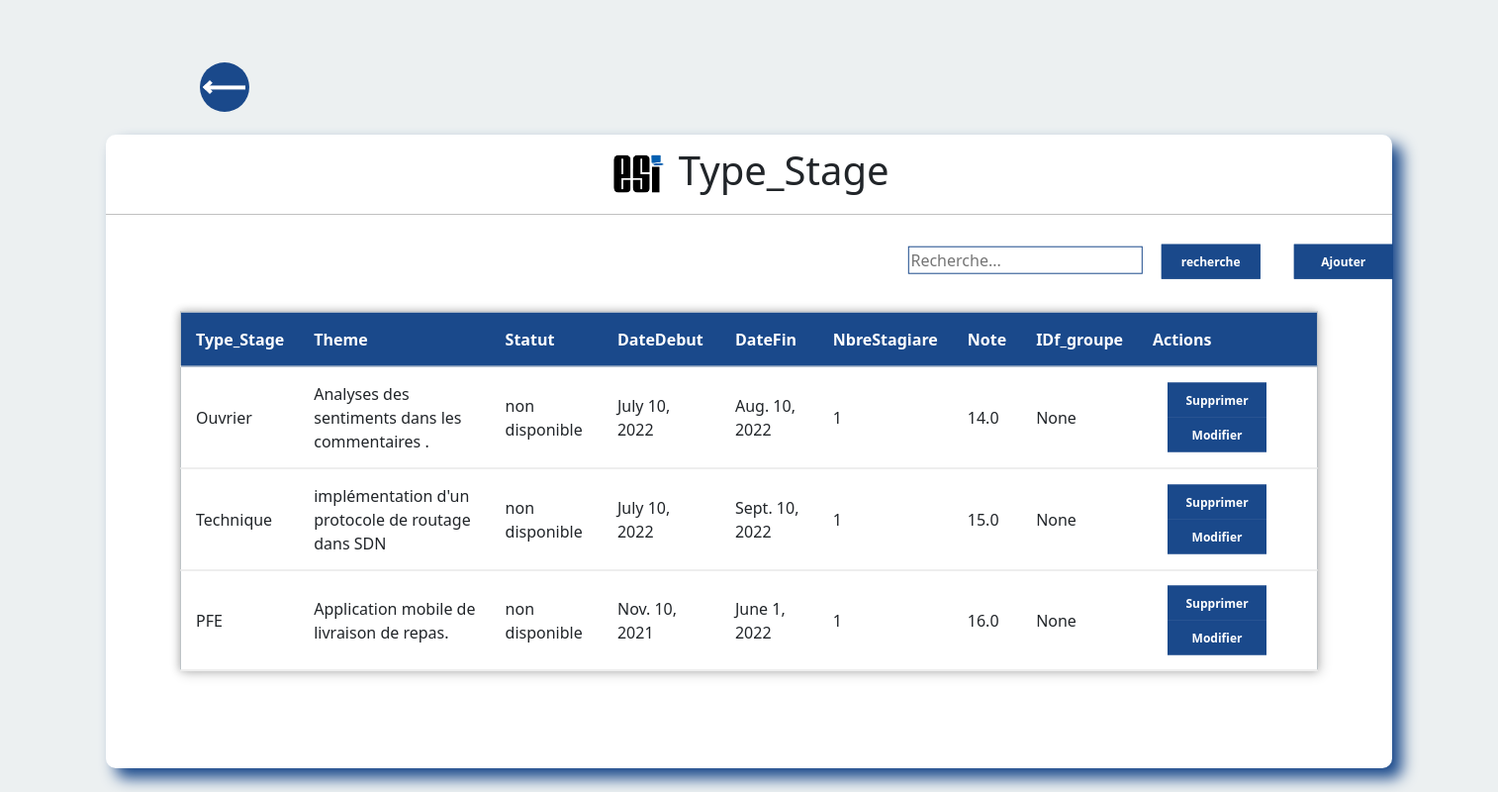
The app's page /GT/, older data.
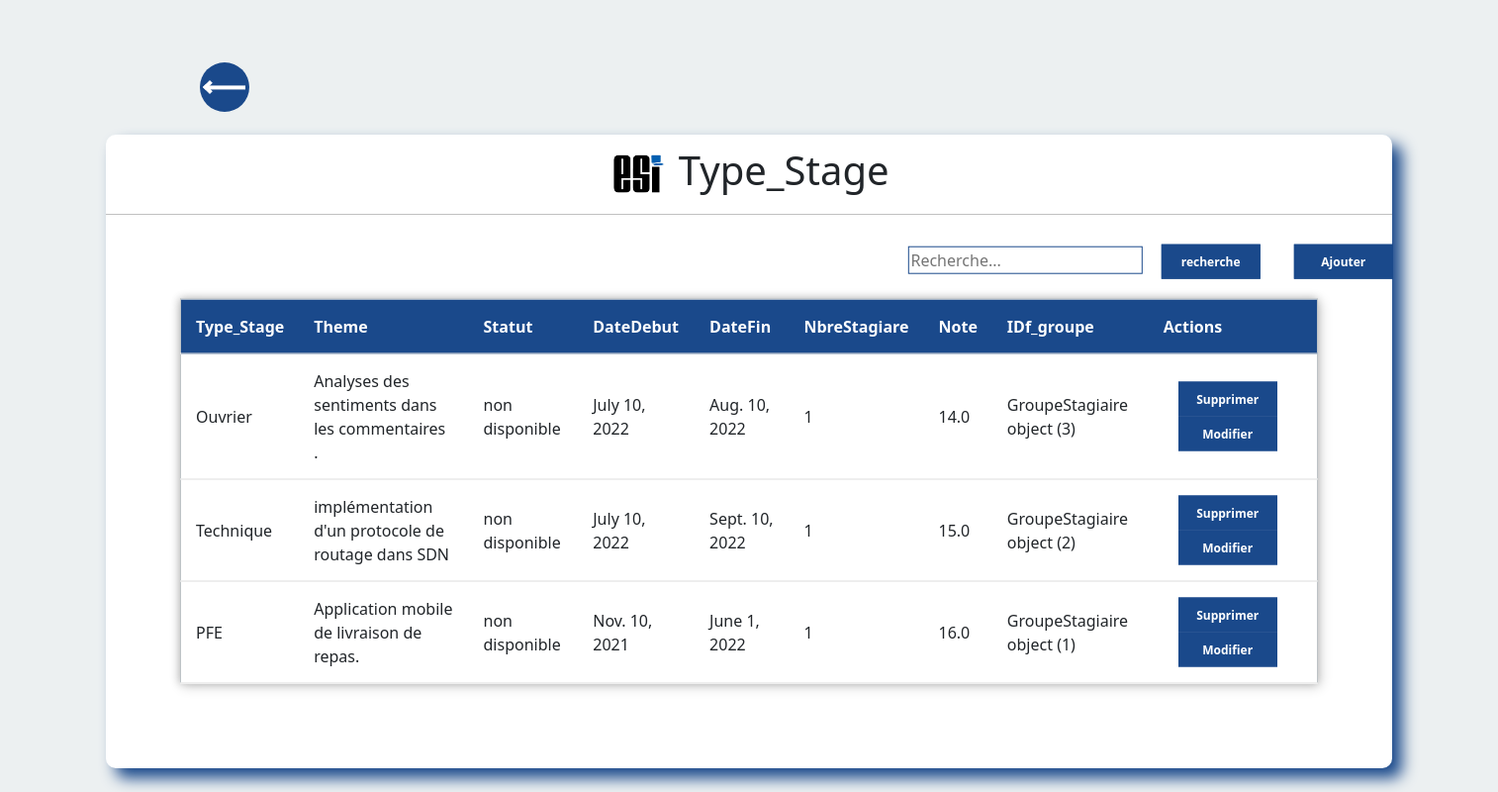
The same page, newer data.
### satgesiV2/models.py (models this page shows)
class Stage (models.Model):
    anne_univ =  models.DateField
    theme = models.CharField(max_length=50)
    document = models.FileField()
    statut = models.CharField(max_length=50)
    note = models.FloatField(max_length=4)

class Type(Stage):
    Type_Stage = models.CharField(max_length=50)
    DateDebut = models.DateField()
    DateFin = models.DateField()
    NbreStagiare = models.PositiveIntegerField()
    idfGroupe = models.ForeignKey("GroupeStagiaire",on_delete=models.SET_NULL,null=True,related_name='+',blank=True)
    unique_together = ('Type_Stage','code_Stage')

class Stage (models.Model):
    anne_univ =  models.DateField
    theme = models.CharField(max_length=50)
    document = models.FileField()
    statut = models.CharField(max_length=50)
    note = models.FloatField(max_length=4)

class GroupeStagiaire (models.Model):
    FicheDemande = models.FileField()
    idfpromoteur = models.ForeignKey("Promoteur",on_delete=models.SET_NULL,null=True,blank=True)
    idfencadreur = models.ForeignKey("Encadreur",on_delete=models.SET_NULL,null=True,blank=True)

### satgesiV2/views.py (the view)
# urls.py: path('GT/' ,Gtype,name="GT"),
def Gtype (request):
    GTstage = Type.objects.all()
    return render(request,'Gtypestage.html',{'TS':GTstage})

### satgesiV2/templates/GtypeStage.html (shortened to what this page needs)
<!DOCTYPE html>
<html lang="en">
    <head>
      <link href="https://cdn.jsdelivr.net/npm/bootstrap@5.1.3/dist/css/bootstrap.min.css" rel="stylesheet">
        <link rel="stylesheet" href="/static/css/GtypeStage.css">
    </head>
    <body>
      <ul>
      <li class ="prev"><span></span></li>
      </ul>
      <div class="center">
          <h1> <img src="/static/png/icon3.png" alt="logo du site " width= "60" > Type_Stage </h1>
              <div class="main">
                <div class="btn">
              <form action="{% url 'recht'%}" method="POST"  >
                <input type="search" name="q" placeholder="Recherche...">
                <button type="submit">recherche</button>
                <a href="{% url 'CreateS'%}">
                  <button type="button"style = 'margin-right: 90px ; ' >Ajouter</button>
                  </a>
              </form>
                </div>
              </div>
            <form>
              <table>
                <tr id="header">
                  <th>Type_Stage </th>
                  <th>Theme</th>
                  <th>Statut</th>
                  <th>DateDebut</th>
                  <th>DateFin</th>
                  <th>NbreStagiare</th>
                  <th>Note</th>
                  <th>IDf_groupe</th>
                  <th>Actions</th>
                </tr>
                {% for item in TS %}
                <tr>
                  <td>{{item.Type_Stage}}</td>
                  <td>{{item.theme}}</td>
                  <td>{{item.statut}}</td>
                  <td>{{item.DateDebut}}</td>
                  <td>{{item.DateFin}}</td>
                  <td>{{item.NbreStagiare }}</td>
                  <td>{{item.note}}</td>
                  <td>{{item.idfGroupe }}</td>
                  <td>
                   <a href="{% url 'supt' item.id  %}">
                   <button type="button">Supprimer</button>
                 </a>
                <a href="{% url 'modifT' item.id  %}">
                   <button type="button">Modifier</button>
               </a>
                  </td>
                </tr>
                {%endfor%}
              </table>
              </form>
      </div>
  </body>
</html>

Row changes from the older to the newer data that the page shows:
changed Type "Ouvrier": idfGroupe "None" → "GroupeStagiaire object (3)"
changed Type "Technique": idfGroupe "None" → "GroupeStagiaire object (2)"
changed Type "PFE": idfGroupe "None" → "GroupeStagiaire object (1)"
